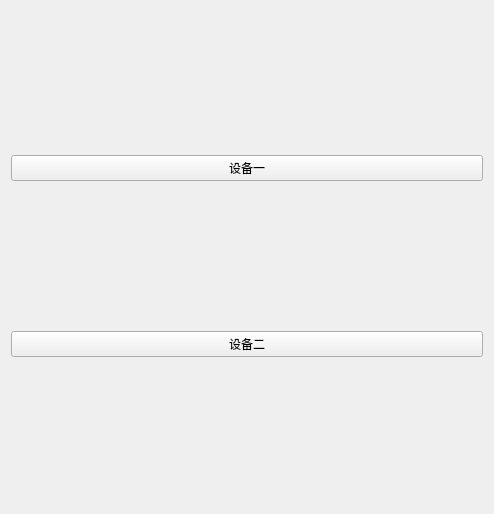
<?xml version="1.0" encoding="UTF-8"?>
<ui version="4.0">
 <class>ParentWidget</class>
 <widget class="QWidget" name="ParentWidget">
  <property name="geometry">
   <rect>
    <x>0</x>
    <y>0</y>
    <width>494</width>
    <height>514</height>
   </rect>
  </property>
  <property name="windowTitle">
   <string>ParentWidget</string>
  </property>
  <layout class="QVBoxLayout" name="verticalLayout">
   <item>
    <layout class="QVBoxLayout" name="childWidgetLayout">
     <property name="spacing">
      <number>0</number>
     </property>
    </layout>
   </item>
   <item>
    <widget class="QPushButton" name="integrateWidgetBtn">
     <property name="text">
      <string>设备一</string>
     </property>
    </widget>
   </item>
   <item>
    <widget class="QPushButton" name="pushButton">
     <property name="text">
      <string>设备二</string>
     </property>
    </widget>
   </item>
  </layout>
 </widget>
 <layoutdefault spacing="6" margin="11"/>
 <resources/>
 <connections/>
</ui>
